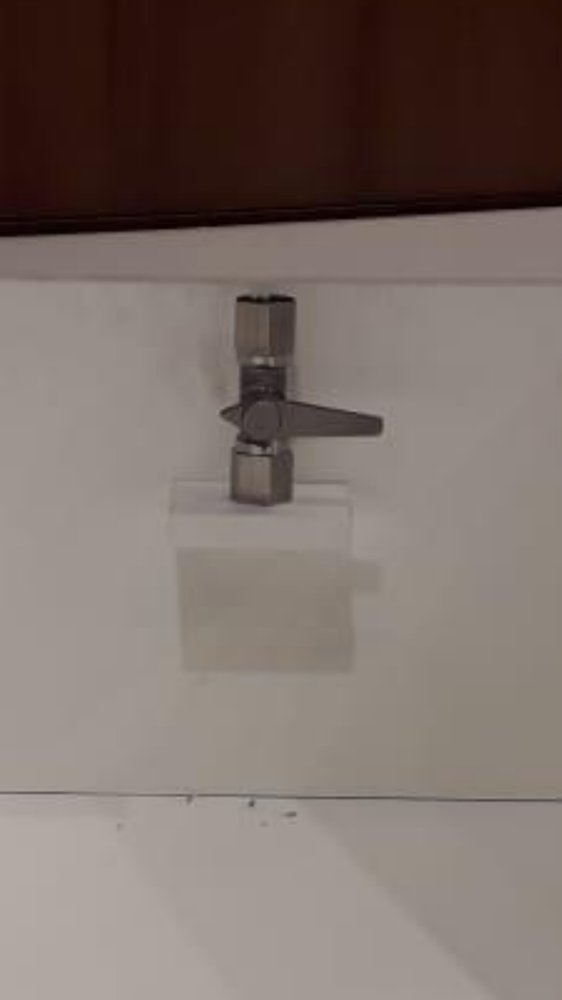
//> input picture src/Testes Visao/Valvula (V)/valvula1.png, 562 x 1000 px, shrunk from 1080 x 1920 before the run
$ ./code valvula1.png   (built with g++ and OpenCV 4)
//> lines starting //> are read from the running program, lines starting //| are printed output that depends on the picture; after the words box and inside, x2 and y2 are one past the last pixel; in counts of white or black regions, pixels touching at a corner belong together
#include <iostream>
#include "opencv2/highgui/highgui.hpp"
#include "opencv2/imgproc/imgproc.hpp"

using namespace cv;
using namespace std;

int x_medio_hist, x_max_hist; // variaveis da analise do histograma
int x_medio_rec, x_left, x_right; // variaveis boundRect
int delta_x;

void colorChanges(Mat&, Mat&);

void histogramH(Mat&);

int main( int argc, char** argv )
{
    Mat src, imgHSV, imgValvula;
    vector<vector<Point> > contours;
    vector<Vec4i> hierarchy;
    RNG rng(12345);

    src = imread(argv[1]);
//> src is the input picture: 1000 rows x 562 cols, CV_8UC3; mean B, G, R 105.2, 111, 124

    namedWindow("Original", CV_WINDOW_NORMAL);
    namedWindow("Thresholded Image", CV_WINDOW_NORMAL);
    namedWindow("Deteccao Valvula", CV_WINDOW_NORMAL);

    //while(waitKey(33) != 27)
    //{
        colorChanges(src, imgHSV);
//> in colorChanges, `cvtColor(in, out, COLOR_BGR2HSV);`: out: 1000 rows x 562 cols, CV_8UC3; mean H, S, V 11.2, 62.8, 124
//> in colorChanges, `inRange(out, Scalar(iLowH, iLowS, iLowV), Scalar(iHighH, iHighS, iHigh..`:
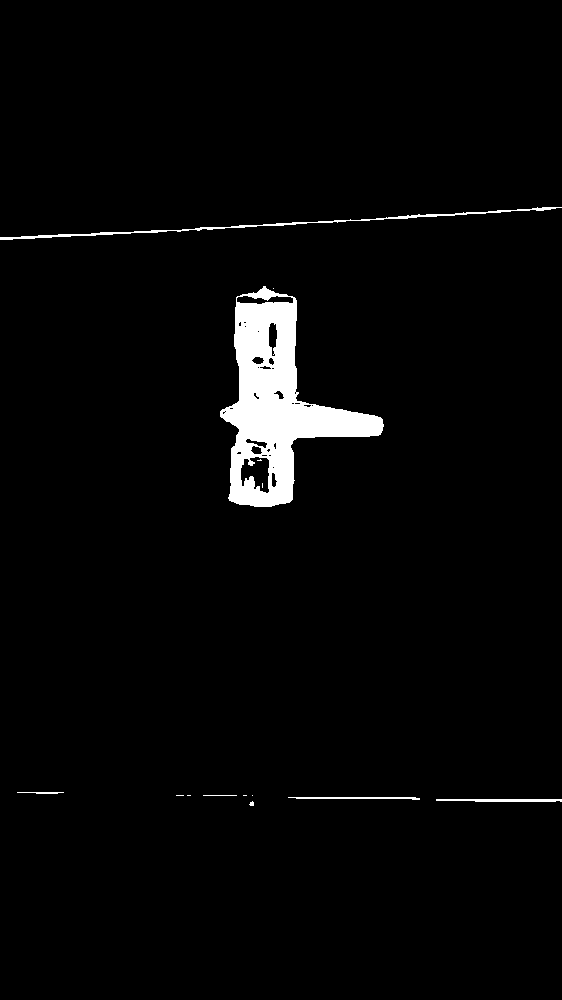
//> out: 1000 rows x 562 cols, CV_8UC1; 2.8% white; 14 white regions (8 under 20 px), largest, box (x1, y1, x2, y2) and area: (220, 286, 384, 507) 13962, (0, 207, 562, 240) 1205, (436, 799, 562, 802) 335, (288, 797, 420, 800) 260, (17, 792, 64, 794) 69, (203, 795, 237, 796) 34
//> in colorChanges, `erode(out, out, getStructuringElement(MORPH_ELLIPSE, Size(5, 5)) );`:
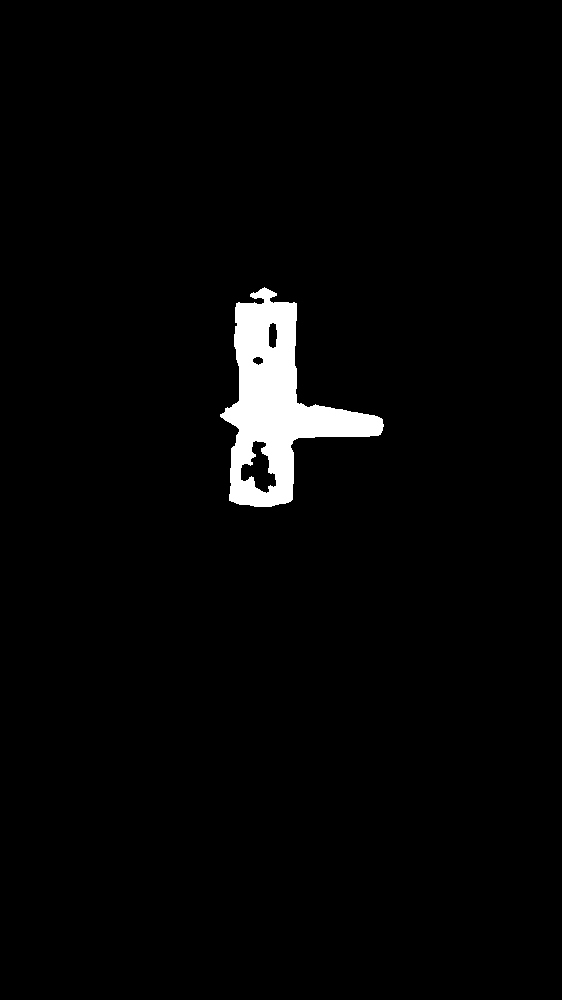
//> out: 1000 rows x 562 cols, CV_8UC1; 2.5% white; 1 white region

        histogramH(imgHSV);
//> after the loop in histogramH, `for (int col = 0; col < in.cols; ++col)`:
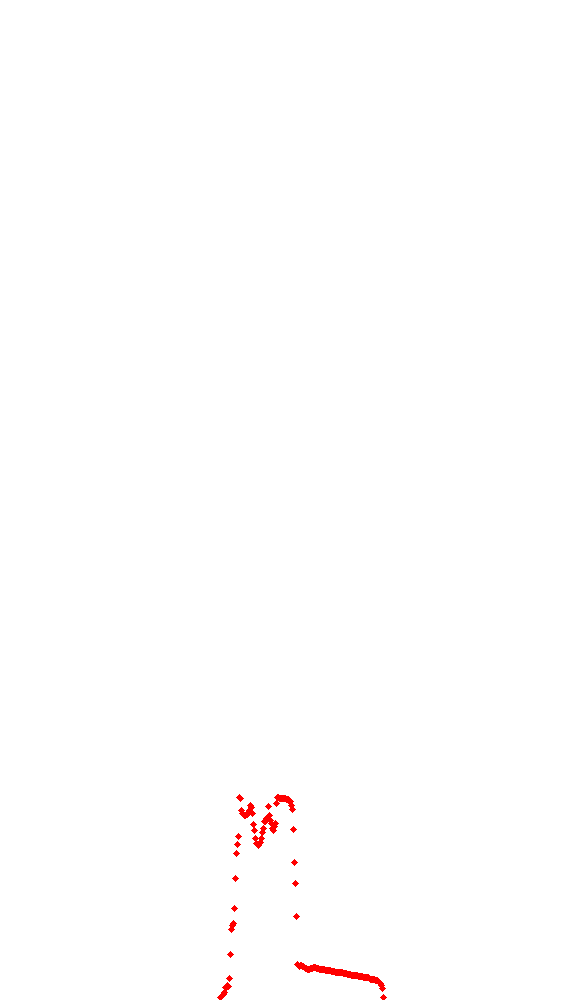
//> histImage: 1000 rows x 562 cols, CV_8UC3; mean B, G, R 254.2, 254.2, 255
//> after the loop in histogramH, `for (int col = 0; col < in.cols; ++col)`: count_Num = 285446360; count_Den = 1066391
//> in histogramH, `x_medio_hist = count_Num / count_Den;`: x_medio_hist = 267
//| > x medio histograma: 267
//| > x maximo histograma: 239

        findContours( imgHSV, contours, hierarchy, RETR_TREE, CHAIN_APPROX_SIMPLE, Point(0, 0) );
//> contours = 4 contours; box (x1, y1, x2, y2) and area: (220, 287, 384, 507) 14692, (240, 440, 277, 494) 997, (268, 322, 278, 349) 198, (252, 356, 264, 366) 70

        vector<vector<Point> > contours_poly( contours.size() );
//> contours_poly = 4 empty contours
        vector<vector<Point> > contours_selected;
        vector<Rect> boundRect( contours.size() );
        vector<Point2f>center( contours.size() );
        vector<float>radius( contours.size() );
        Mat drawing = src.clone();
        float min_area = (src.rows * src.cols) * 0.003;
//> min_area = 1686
        for( size_t i = 0; i < contours.size(); i++ )
        {
            approxPolyDP( Mat(contours[i]), contours_poly[i], 3, true );
            boundRect[i] = boundingRect( Mat(contours_poly[i]) );
            if( (boundRect[i].width * boundRect[i].height)  >= min_area )
            {
                //drawContours( drawing, contours_poly, (int)i, Scalar( 180,255,0 ), 3, 8, vector<Vec4i>(), 0, Point() );
                //rectangle( drawing, boundRect[i].tl(), boundRect[i].br(), Scalar( 255,0,255 ), 3, 8, 0 );
                contours_selected.push_back(contours_poly[i]);
                //cout << "X do contorno: " << boundRect[i].x << endl;
            }
        }
//> this loop made 4 passes

        vector<Rect> rect_selected( contours_selected.size() );
        for( size_t i = 0; i < contours_selected.size(); i++ )
            rect_selected[i] = boundingRect( Mat(contours_selected[i]) );
//> this loop made 2 passes

        int i_max = 0;
        for( size_t i = 1; i < contours_selected.size(); i++ )
        {
            if( (rect_selected[i].width * rect_selected[i].height) > (rect_selected[i_max].width * rect_selected[i_max].height))
                i_max = i;

        }
//> this loop made 1 pass
//> after the loop, i_max = 0

        drawContours( drawing, contours_selected, i_max, Scalar( 180,255,0 ), 3, 8, vector<Vec4i>(), 0, Point() );
        rectangle( drawing, rect_selected[i_max].tl(), rect_selected[i_max].br(), Scalar( 255,0,255 ), 3, 8, 0 );
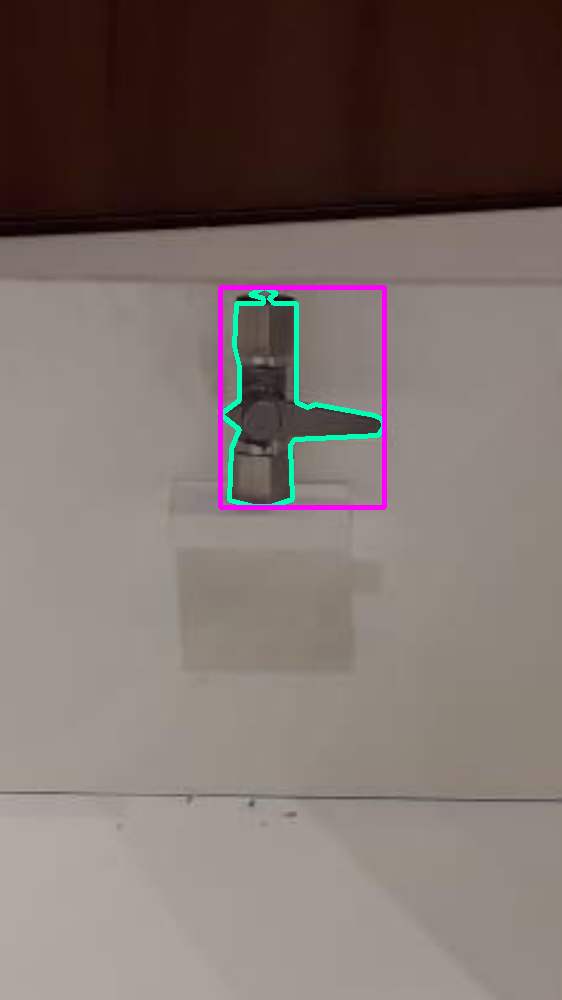
//> drawing: 1000 rows x 562 cols, CV_8UC3; mean B, G, R 106.7, 111.1, 124.3

        x_left = rect_selected[i_max].x;
//> x_left = 220
        x_right = rect_selected[i_max].x + rect_selected[i_max].width;
//> x_right = 384
        x_medio_rec = rect_selected[i_max].x + (rect_selected[i_max].width / 2);
//> x_medio_rec = 302
        cout << "> X medio retangulo: " << x_medio_rec << endl;
//| > X medio retangulo: 302

        delta_x = x_medio_rec - x_medio_hist;
//> delta_x = 35
        cout << "> Diferenca: " << delta_x << endl;
//| > Diferenca: 35

        int error_delta = 0.015 * src.cols;
//> error_delta = 8
        cout << "> Erro: " << error_delta << endl;
//| > Erro: 8
        //if(delta_x < )

        cout << "> Altura: " << rect_selected[i_max].height << endl;
//| > Altura: 220
        cout << "> Comprimento: " << rect_selected[i_max].width << endl;
//| > Comprimento: 164
        float rel_hw = ((float)rect_selected[i_max].height/(float)rect_selected[i_max].width);
//> rel_hw = 1.34
        cout << "> Relacao altura-comprimento: " << rel_hw << endl;
//| > Relacao altura-comprimento: 1.34146
        cout << endl;
        if(rel_hw >= 2.25)
            cout << "> FECHADA" << endl;
        else
            cout << "> ABERTA" << endl;

        imshow("Original", src);
        imshow("Thresholded Image", imgHSV);
        imshow("Deteccao Valvula", drawing);
    //}

    waitKey(0);

    return 0;
}

void colorChanges(Mat &in, Mat &out)
{
    int iLowH = 0;
    int iHighH = 179;

    int iLowS = 0;
    int iHighS = 65;

    int iLowV = 0;
    int iHighV = 110;

    cvtColor(in, out, COLOR_BGR2HSV); //Convert the captured frame from BGR to HSV

    inRange(out, Scalar(iLowH, iLowS, iLowV), Scalar(iHighH, iHighS, iHighV), out); //Threshold the image

    //morphological opening (remove small objects from the foreground)
    erode(out, out, getStructuringElement(MORPH_ELLIPSE, Size(5, 5)) );
    dilate(out, out, getStructuringElement(MORPH_ELLIPSE, Size(5, 5)) );

    //morphological closing (fill small holes in the foreground)
    dilate(out, out, getStructuringElement(MORPH_ELLIPSE, Size(5, 5)) );
    erode(out, out, getStructuringElement(MORPH_ELLIPSE, Size(5, 5)) );
}

void histogramH(Mat& in)
{
    Mat histImage(in.rows, in.cols, CV_8UC3, Scalar(255,255,255) );

    int count[in.cols];
    long int count_Num = 0;
    long int count_Den = 0;

    for (int col = 0; col < in.cols; ++col)
    {
        count[col]=0;

        for (int row = 0; row < in.rows; ++row)
        {
            if ( (int)(in.at<uchar>(row,col)) != 0)
            {
                ++count[col];
                count_Num+=(col*count[col]);
                count_Den+=count[col];
            }
        }

        if (count[col] != 0)
            //cout << "Coluna " << col << " tem " << count[col] << " pixeis" << endl;

        circle(histImage, Point(col, in.rows - count[col]),1,Scalar(0,0,255),3,8,0);
    }

    x_medio_hist = count_Num / count_Den;

    //cout << "> Numerador: " << count_Num << endl;
    //cout << "> Denominador: " << count_Den << endl;
    cout << "> x medio histograma: " << x_medio_hist << endl;

    x_max_hist = 0;
    for (int col = 1; col < in.cols; ++col)
    {
        if(count[col]>count[x_max_hist])
            x_max_hist = col;
    }

    cout << "> x maximo histograma: " << x_max_hist << endl;

    char* histogram_window = "Histogram 1";
    namedWindow(histogram_window, CV_WINDOW_NORMAL);
    imshow(histogram_window, histImage);
}
